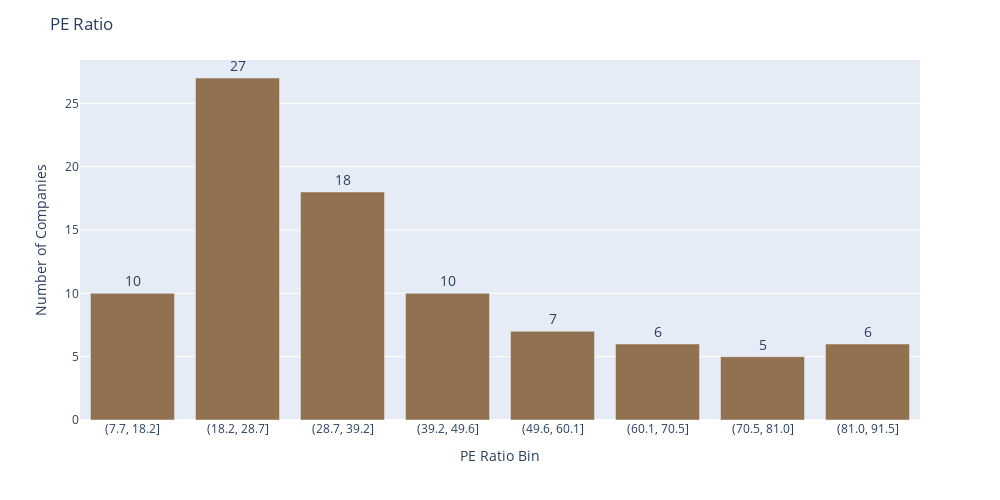

This figure's notebook cell:
### Code cell
pe_ratio_top = analysis_df['pe_ratio'].mean() + analysis_df['pe_ratio'].std()

pe_analysis_df = analysis_df[analysis_df['pe_ratio'] < pe_ratio_top]
pe_analysis_df.loc[:,'pe_ratio_bin'] = pd.cut(pe_analysis_df['pe_ratio'], 8, precision = 1)
pe_analysis_df2 = pe_analysis_df[['ticker','pe_ratio_bin']].groupby('pe_ratio_bin').count().reset_index()
pe_analysis_df2.loc[:,'pe_ratio_bin'] = pe_analysis_df2['pe_ratio_bin'].astype('str')


fig = px.bar(pe_analysis_df2, x='pe_ratio_bin', y='ticker', text = 'ticker')

fig.update_traces(textposition='outside',
                  texttemplate='%{text}',
                  marker_color='#917150',
                  textfont_size=14)

fig.update_layout(title_text = 'PE Ratio',
                  yaxis_title = 'Number of Companies',
                  xaxis_title = 'PE Ratio Bin',
                  height = 500, width = 1000)

fig.show()

### Figure 1 — Plotly figure (JSON) as saved in the notebook; plotly's stock layout.template omitted (floating-point values rounded to 4 significant figures)
{"data": [{"alignmentgroup": "True", "hoverlabel": {"namelength": 0}, "hovertemplate": "pe_ratio_bin=%{x}<br>ticker=%{text}", "legendgroup": "", "marker": {"color": "#917150"}, "name": "", "offsetgroup": "", "orientation": "v", "showlegend": false, "text": [10, 27, 18, 10, 7, 6, 5, 6], "textfont": {"size": 14}, "textposition": "outside", "texttemplate": "%{text}", "type": "bar", "x": ["(7.7, 18.2]", "(18.2, 28.7]", "(28.7, 39.2]", "(39.2, 49.6]", "(49.6, 60.1]", "(60.1, 70.5]", "(70.5, 81.0]", "(81.0, 91.5]"], "xaxis": "x", "y": [10, 27, 18, 10, 7, 6, 5, 6], "yaxis": "y"}], "layout": {"barmode": "relative", "height": 500, "legend": {"tracegroupgap": 0}, "margin": {"t": 60}, "title": {"text": "PE Ratio"}, "width": 1000, "xaxis": {"anchor": "y", "domain": [0, 1], "title": {"text": "PE Ratio Bin"}}, "yaxis": {"anchor": "x", "domain": [0, 1], "title": {"text": "Number of Companies"}}}}
